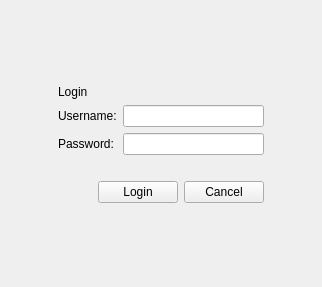
<?xml version="1.0" encoding="UTF-8"?>
<ui version="4.0">
 <class>LoginWidget</class>
 <widget class="QWidget" name="LoginWidget">
  <property name="geometry">
   <rect>
    <x>0</x>
    <y>0</y>
    <width>322</width>
    <height>287</height>
   </rect>
  </property>
  <property name="windowTitle">
   <string>Form</string>
  </property>
  <layout class="QGridLayout" name="gridLayout">
   <item row="0" column="1">
    <spacer name="verticalSpacer">
     <property name="orientation">
      <enum>Qt::Orientation::Vertical</enum>
     </property>
     <property name="sizeHint" stdset="0">
      <size>
       <width>20</width>
       <height>40</height>
      </size>
     </property>
    </spacer>
   </item>
   <item row="1" column="0">
    <spacer name="horizontalSpacer_7">
     <property name="orientation">
      <enum>Qt::Orientation::Horizontal</enum>
     </property>
     <property name="sizeHint" stdset="0">
      <size>
       <width>40</width>
       <height>20</height>
      </size>
     </property>
    </spacer>
   </item>
   <item row="1" column="1">
    <layout class="QVBoxLayout" name="verticalLayout_2">
     <item>
      <widget class="QLabel" name="loginLabel">
       <property name="text">
        <string>Login</string>
       </property>
       <property name="margin">
        <number>10</number>
       </property>
      </widget>
     </item>
     <item>
      <layout class="QFormLayout" name="formLayout_2">
       <item row="1" column="0">
        <widget class="QLabel" name="usernameLabel">
         <property name="text">
          <string>Username:</string>
         </property>
        </widget>
       </item>
       <item row="1" column="1">
        <widget class="QLineEdit" name="usernameLineEdit"/>
       </item>
       <item row="2" column="0">
        <widget class="QLabel" name="passwordLabel">
         <property name="text">
          <string>Password:</string>
         </property>
        </widget>
       </item>
       <item row="2" column="1">
        <widget class="QLineEdit" name="passwordLineEdit">
         <property name="echoMode">
          <enum>QLineEdit::EchoMode::Password</enum>
         </property>
        </widget>
       </item>
      </layout>
     </item>
     <item>
      <spacer name="horizontalSpacer_5">
       <property name="orientation">
        <enum>Qt::Orientation::Horizontal</enum>
       </property>
       <property name="sizeHint" stdset="0">
        <size>
         <width>40</width>
         <height>20</height>
        </size>
       </property>
      </spacer>
     </item>
     <item>
      <layout class="QHBoxLayout" name="horizontalLayout_2">
       <item>
        <spacer name="horizontalSpacer_6">
         <property name="orientation">
          <enum>Qt::Orientation::Horizontal</enum>
         </property>
         <property name="sizeHint" stdset="0">
          <size>
           <width>40</width>
           <height>20</height>
          </size>
         </property>
        </spacer>
       </item>
       <item>
        <widget class="QPushButton" name="loginButton">
         <property name="text">
          <string>Login</string>
         </property>
        </widget>
       </item>
       <item>
        <widget class="QPushButton" name="cancelButton">
         <property name="text">
          <string>Cancel</string>
         </property>
        </widget>
       </item>
      </layout>
     </item>
    </layout>
   </item>
   <item row="1" column="2">
    <spacer name="horizontalSpacer_8">
     <property name="orientation">
      <enum>Qt::Orientation::Horizontal</enum>
     </property>
     <property name="sizeHint" stdset="0">
      <size>
       <width>40</width>
       <height>20</height>
      </size>
     </property>
    </spacer>
   </item>
   <item row="2" column="1">
    <spacer name="verticalSpacer_2">
     <property name="orientation">
      <enum>Qt::Orientation::Vertical</enum>
     </property>
     <property name="sizeHint" stdset="0">
      <size>
       <width>20</width>
       <height>40</height>
      </size>
     </property>
    </spacer>
   </item>
  </layout>
 </widget>
 <resources/>
 <connections/>
</ui>
